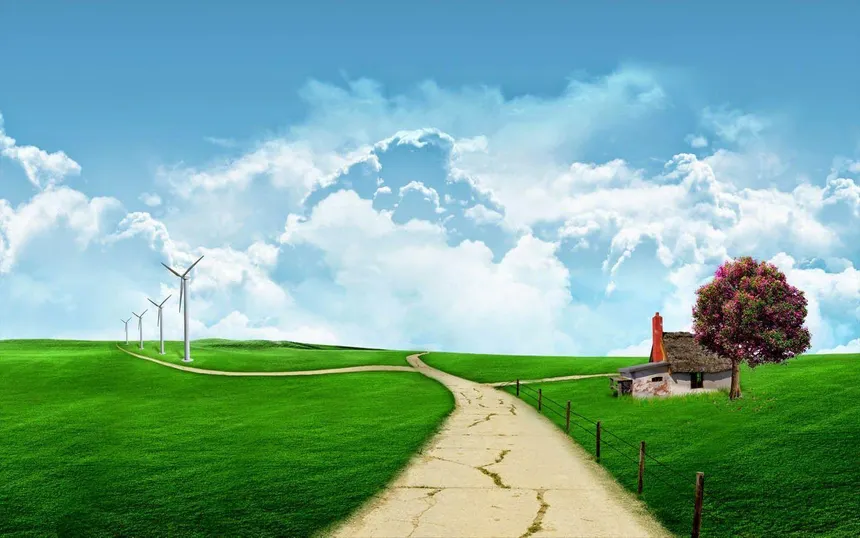
#> input picture gambarcontoh.webp, 860 x 538 px
$ python 3-filter-spasial.py   (older library calls are emulated)
#> lines starting #> are read from the running program, lines starting #| are printed output that depends on the picture
import cv2
import numpy as np
import matplotlib.pyplot as plt


# =========================================================
# MEMBACA CITRA
# =========================================================

im = cv2.imread("gambarcontoh.webp", cv2.IMREAD_GRAYSCALE)
#> im: shape (538, 860); min 0, max 255, mean 154.3

if im is None:
    print("Gambar tidak ditemukan!")
    exit()

print("Ukuran citra:", im.shape)
#| Ukuran citra: (538, 860)


# =========================================================
# LOWPASS FILTER
# =========================================================

# ---------- Box Filter ----------
kernel_box = np.ones((3, 3), np.float32) / 9.0

hasil_box = cv2.filter2D(
    im,
    -1,
    kernel_box,
    borderType=cv2.BORDER_REPLICATE
)

# Cara singkat Box Filter
hasil_box2 = cv2.blur(im, (3, 3))


# ---------- Gaussian Filter ----------
kernel_gauss = np.array([
    [1, 2, 1],
    [2, 4, 2],
    [1, 2, 1]
], np.float32) / 16.0

hasil_gauss = cv2.filter2D(
    im,
    -1,
    kernel_gauss,
    borderType=cv2.BORDER_REPLICATE
)

# Cara singkat Gaussian Filter
hasil_gauss2 = cv2.GaussianBlur(
    im,
    (5, 5),
    sigmaX=1.0
)


# ---------- Median Filter ----------
hasil_median = cv2.medianBlur(im, 3)


# =========================================================
# HIGHPASS FILTER
# =========================================================

imf = im.astype(np.float64)


# ---------- Laplacian ----------
kernel_lap = np.array([
    [0, 1, 0],
    [1, -4, 1],
    [0, 1, 0]
], np.float64)

lap = cv2.filter2D(
    imf,
    -1,
    kernel_lap,
    borderType=cv2.BORDER_REPLICATE
)
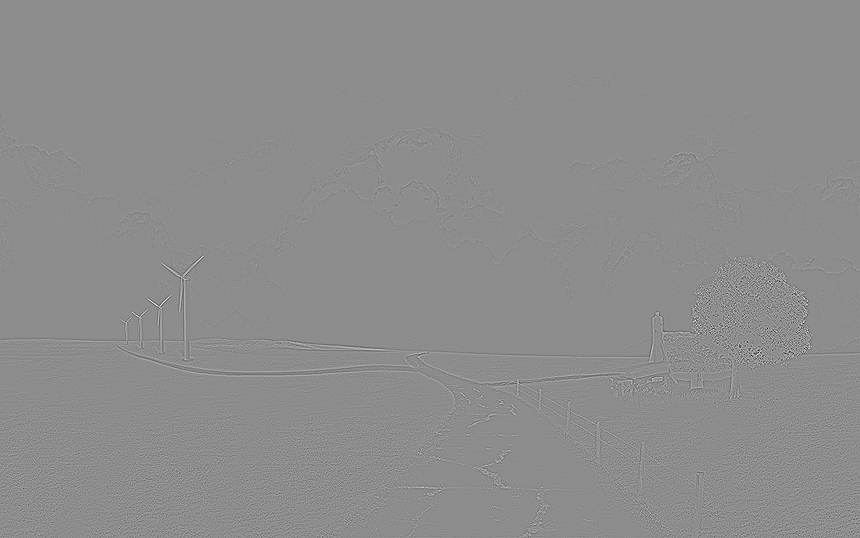
#> lap: shape (538, 860) float64; min -544, max 439, mean 0; drawn with min black and max white

# Karena pusat kernel = -4,
# citra dipertajam dengan mengurangi Laplacian
tajam = imf - lap

# Batasi nilai ke rentang 0-255
tajam = np.clip(
    tajam,
    0,
    255
).astype(np.uint8)
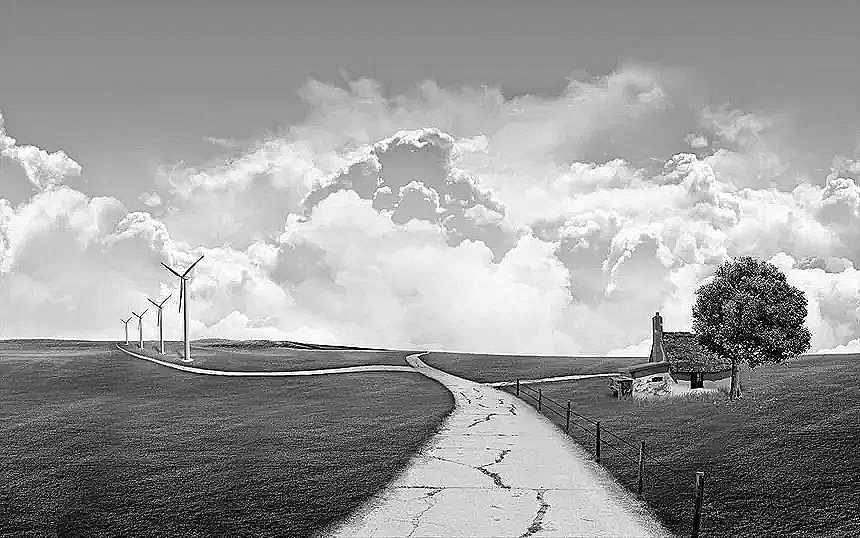
#> tajam: shape (538, 860); min 0, max 255, mean 154.8


# Laplacian bawaan OpenCV
lap_cv = cv2.Laplacian(
    im,
    cv2.CV_64F,
    ksize=1
)


# =========================================================
# UNSHARP MASKING DAN HIGHBOOST
# =========================================================

def unsharp(im, k=1.0, ukuran=3):

#> called with k = 1, ukuran = 3
    imf = im.astype(np.float64)

    # Membuat citra halus
    halus = cv2.blur(
        imf,
        (ukuran, ukuran)
    )

    # Membuat mask
    mask = imf - halus
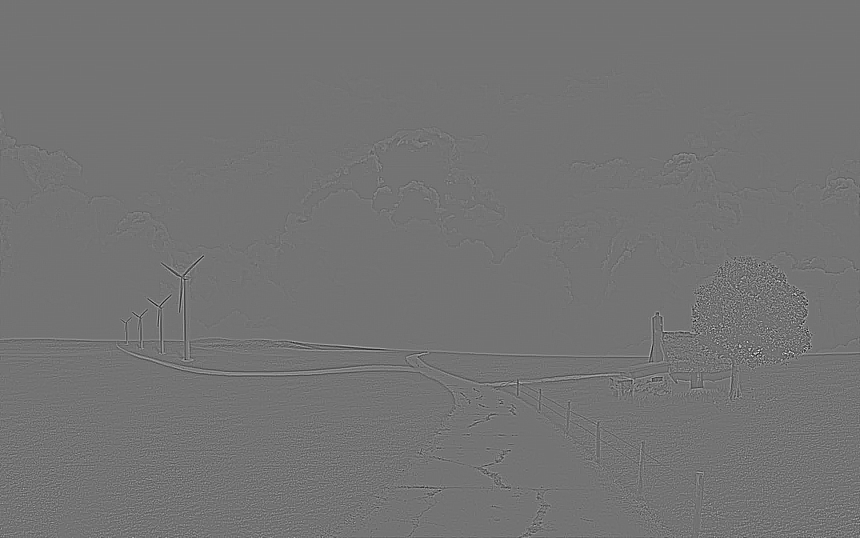
#> mask: shape (538, 860) float64; min -100, max 120, mean 0; drawn with min black and max white

    # Penajaman
    hasil = imf + k * mask
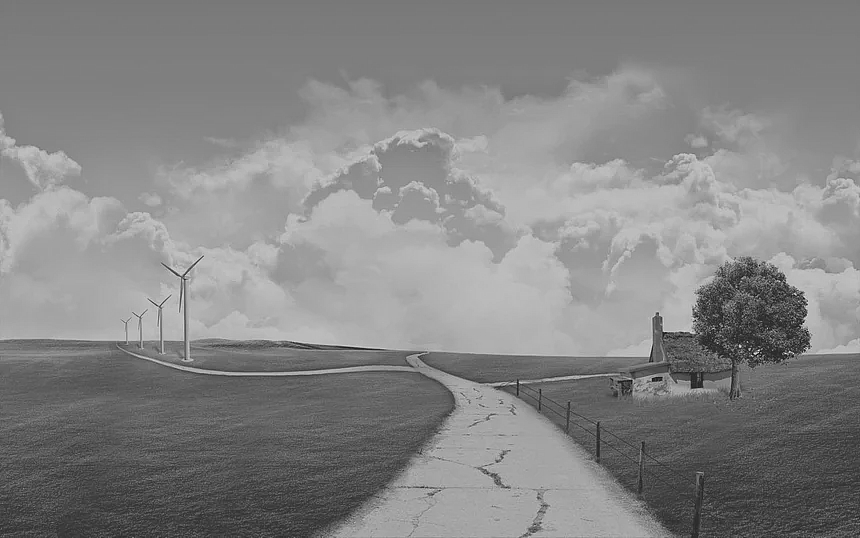
#> hasil: shape (538, 860) float64; min -74.11, max 362.7, mean 154.3; drawn with min black and max white

    # Batasi rentang 0-255
    return np.clip(
        hasil,
        0,
        255
    ).astype(np.uint8)


# Unsharp Masking
hasil_unsharp = unsharp(
    im,
    k=1.0
)


# Highboost Filtering
hasil_highboost = unsharp(
    im,
    k=2.5
)


# =========================================================
# SOBEL
# =========================================================

# Sobel arah X
gx = cv2.Sobel(
    imf,
    cv2.CV_64F,
    1,
    0,
    ksize=3
)

# Sobel arah Y
gy = cv2.Sobel(
    imf,
    cv2.CV_64F,
    0,
    1,
    ksize=3
)


# Besar gradien
besar = np.abs(gx) + np.abs(gy)
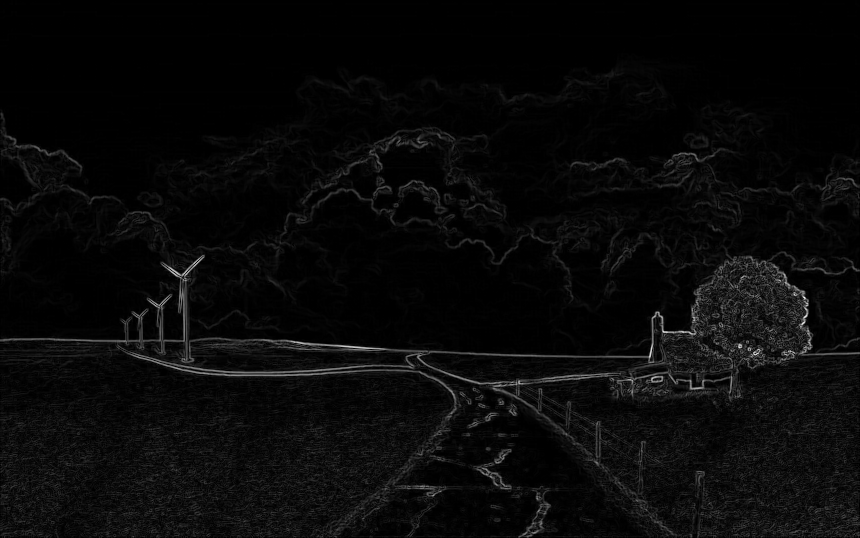
#> besar: shape (538, 860) float64; min 0, max 1228, mean 45.3; drawn with min black and max white


# Besar gradien sebenarnya
besar_tepat = np.sqrt(
    gx ** 2 + gy ** 2
)


# Arah gradien
arah = np.arctan2(
    gy,
    gx
)
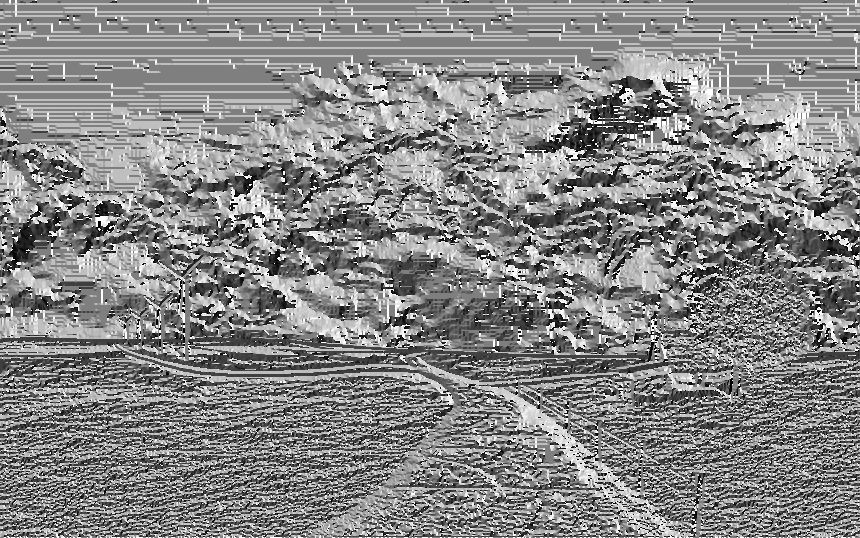
#> arah: shape (538, 860) float64; min -3.14, max 3.14, mean 0.181; drawn with min black and max white


# Membuat citra tepi
tepi = np.clip(
    besar,
    0,
    255
).astype(np.uint8)
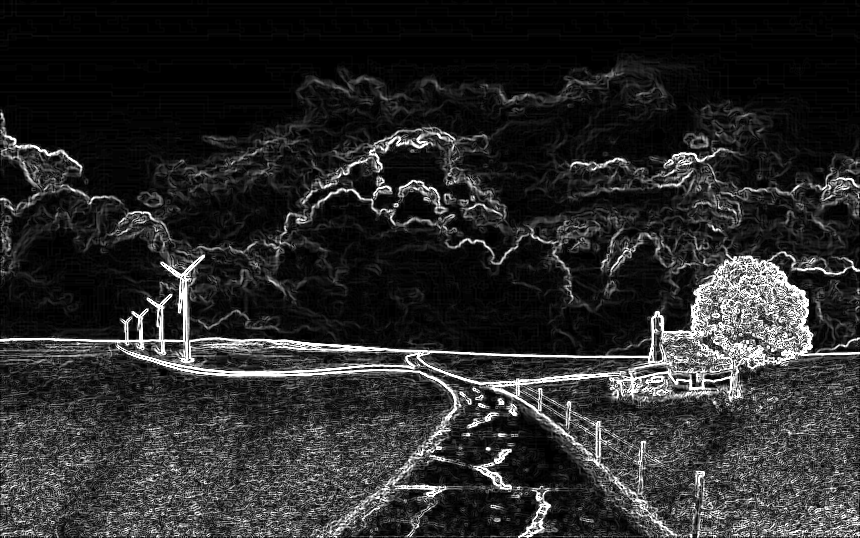
#> tepi: shape (538, 860); min 0, max 255, mean 42.1


# =========================================================
# MENAMPILKAN HASIL DENGAN MATPLOTLIB
# =========================================================

plt.figure(figsize=(14, 10))


# Original
plt.subplot(3, 3, 1)
plt.imshow(im, cmap="gray")
plt.title("Original")
plt.axis("off")


# Box
plt.subplot(3, 3, 2)
plt.imshow(hasil_box, cmap="gray")
plt.title("Box Filter")
plt.axis("off")


# Gaussian
plt.subplot(3, 3, 3)
plt.imshow(hasil_gauss, cmap="gray")
plt.title("Gaussian Filter")
plt.axis("off")


# Median
plt.subplot(3, 3, 4)
plt.imshow(hasil_median, cmap="gray")
plt.title("Median Filter")
plt.axis("off")


# Laplacian
plt.subplot(3, 3, 5)
plt.imshow(tajam, cmap="gray")
plt.title("Laplacian Sharpening")
plt.axis("off")


# Unsharp
plt.subplot(3, 3, 6)
plt.imshow(hasil_unsharp, cmap="gray")
plt.title("Unsharp Masking")
plt.axis("off")


# Highboost
plt.subplot(3, 3, 7)
plt.imshow(hasil_highboost, cmap="gray")
plt.title("Highboost")
plt.axis("off")


# Sobel
plt.subplot(3, 3, 8)
plt.imshow(tepi, cmap="gray")
plt.title("Sobel Edge")
plt.axis("off")


plt.tight_layout()
plt.show()
